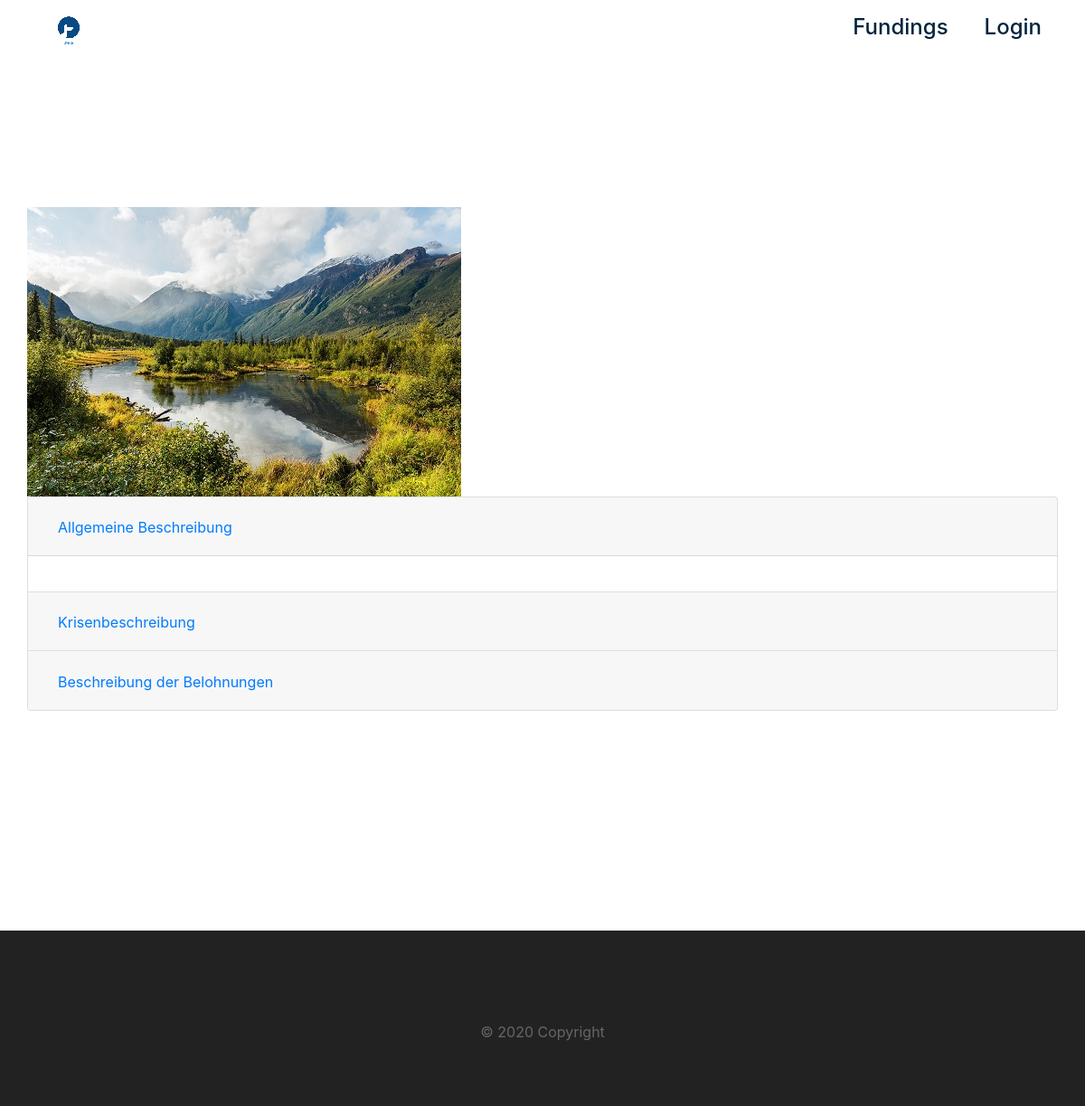
The page /page/14 on the database as committed earlier.
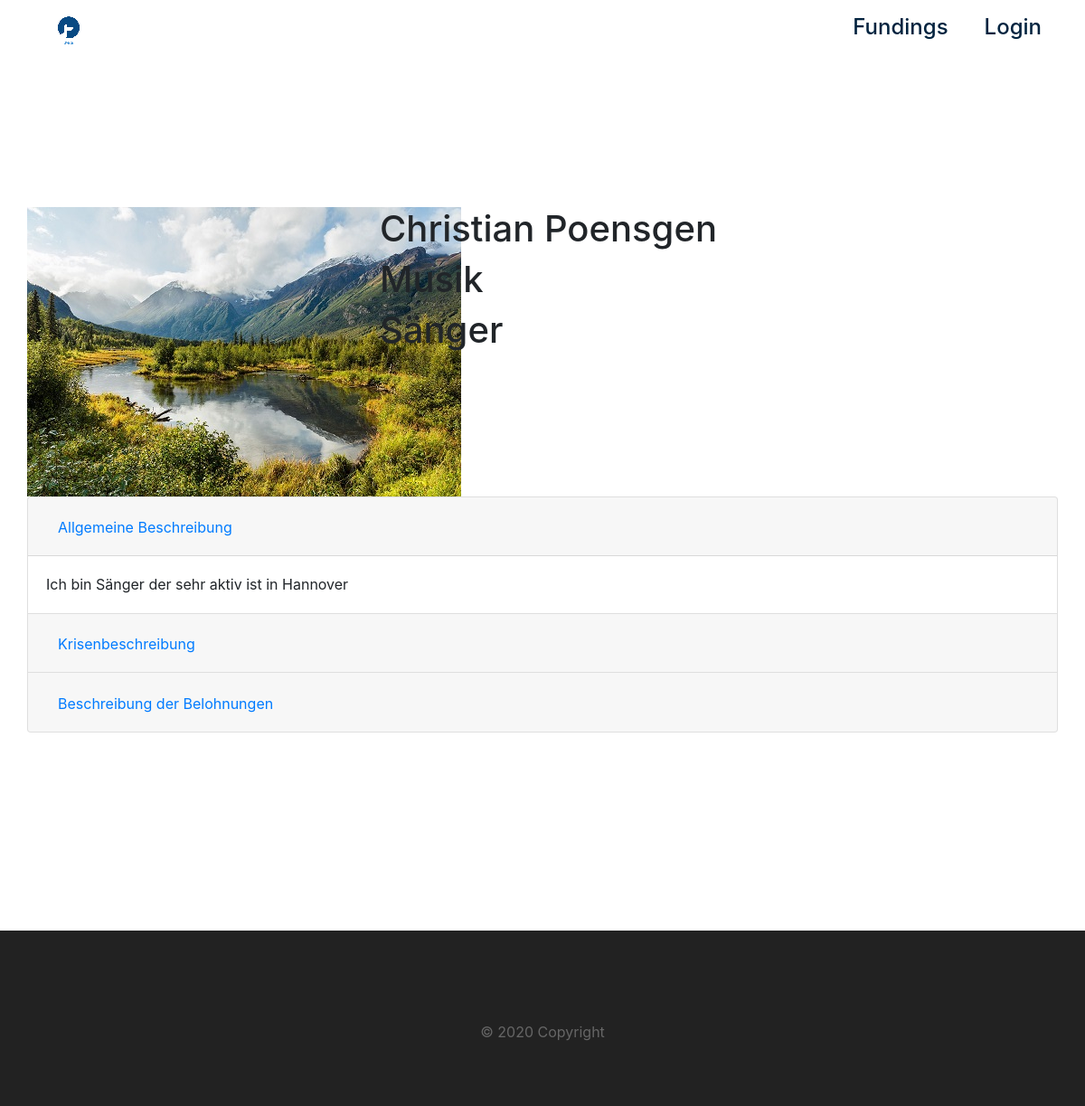
The same page on the database as committed later.
### app.py (models this page shows)
class Page(db.Model):
    id = db.Column(db.Integer, primary_key=True)
    creator_id = db.Column(db.Integer, db.ForeignKey("user.id"))
    artist_name = db.Column(db.String)
    artist_category = db.Column(db.String)
    artist_job = db.Column(db.String)
    artist_location_lat = db.Column(db.Float)
    artist_location_long = db.Column(db.Float)
    description_title = db.Column(db.String)
    description_general = db.Column(db.String)
    description_crisis = db.Column(db.String)
    description_rewards = db.Column(db.String)
    titlepicture_path = db.Column(db.String)
    media_path = db.Column(db.String)
    rewards = db.relationship('Reward', backref='Page', lazy=True)

### app.py (the view)
@app.route("/page/<int:PageId>")
def page(PageId):
    pageName = "Test"
    page = Page.query.filter_by(id = PageId).first()
    rewards = Reward.query.filter(Reward.Page_Id == PageId).order_by(Reward.price.asc())
    return render_template("page.html", title=f"{pageName}", page=page, rewards=rewards)

### templates/page.html (shortened to what this page needs)
{% extends "layout.html" %}
{% import "bootstrap/wtf.html" as wtf %}
{% block body %}
<header class="page-header header container-fluid">
  <div class="container-fluid" style="margin-top:10em;">
  <div class="row">
  <div class="col col-sm-4">
        <img src="/static/images/image.jpg" alt="">
  </div>
  <div class="col col-sm-8">
    <h1>{{page.artist_name}}</h1>
    <h1>{{page.artist_category}}</h1>
    <h1>{{page.artist_job}}</h1>
    </div>
  </div>
  <div class="row">
    <div class="col col-sm-12">
        <div class="accordion" id="accordionExample">
            <div class="card">
            <div class="card-header" id="headingOne">
                <h2 class="mb-0">
                <button class="btn btn-link" type="button" data-toggle="collapse" data-target="#collapseOne" aria-expanded="true" aria-controls="collapseOne">
                    Allgemeine Beschreibung
                </button>
                </h2>
            </div>
            <div id="collapseOne" class="collapse show" aria-labelledby="headingOne" data-parent="#accordionExample">
                <div class="card-body">
                    {{page.description_general}}
                </div>
            </div>
            </div>
            <div class="card">
            <div class="card-header" id="headingTwo">
                <h2 class="mb-0">
                <button class="btn btn-link collapsed" type="button" data-toggle="collapse" data-target="#collapseTwo" aria-expanded="false" aria-controls="collapseTwo">
                        Krisenbeschreibung
                </button>
                </h2>
            </div>
            </div>
            <div class="card">
            <div class="card-header" id="headingThree">
                <h2 class="mb-0">
                <button class="btn btn-link collapsed" type="button" data-toggle="collapse" data-target="#collapseThree" aria-expanded="false" aria-controls="collapseThree">
                    Beschreibung der Belohnungen
                </button>
                </h2>
            </div>
            </div>
        </div>
    </div>
    </div>
  </header>
{% endblock %}

### templates/layout.html (shortened to what this page needs)
<!DOCTYPE html>
<html lang="en">
  <head>
    <link rel="stylesheet" href="https://stackpath.bootstrapcdn.com/bootstrap/4.4.1/css/bootstrap.min.css">
    <link rel="stylesheet" href="{{url_for('.static', filename='main.css')}}">
  </head>
<body>
{% block navbar %}
    <nav class="navbar navbar-expand-md">
    <a href="{{ url_for('index') }}" class="navbar-brand"><img src="static/images/logo_2a.png"></a>
    <div class="collapse navbar-collapse" id="main-navigation">
      <ul class="navbar-nav">
        <li class="nav-item">
          <a class="nav-link h4" href="{{ url_for('listPages') }}">Fundings</a>
        </li>
        {% if current_user.is_authenticated %}
        <li class="nav-item">
          <a class="nav-link h4" href="{{ url_for('logout') }}">Logout</a>
        </li>
          {% else %}
          <li class="nav-item">
            <a class="nav-link h4" href="{{ url_for('login') }}">Login</a>
          </li>
          {% endif %}
      </ul>
    </div>
  </nav>
{% endblock %}
{% block body %}{% endblock %}
      <footer class="page-footer">
        <div class="container">
        <div class="footer-copyright text-center">© 2020 Copyright</div>
      </footer>
</body>
</html>

### static/main.css (style rules this page uses)
body { padding: 0; margin: 0; background: #fff; }
.navbar { background:#fff; }
.nav-link, .navbar-brand { color: #01233f; cursor: pointer; }
.nav-link { color: #01233f; margin-right: 1em !important; }
.navbar-collapse { justify-content: flex-end; }
.header { background-size: cover; background-position: center; position: relative; max-height: 90%; }
.page-footer { background-color: #222; color: #ccc; padding: 60px 0 30px; }
.footer-copyright { color: #666; padding: 40px 0; }

Rows that differ between the two databases and show on the page:
added Page: artist_name "Christian Poensgen", artist_category "Musik", artist_job "Sänger", description_general "Ich bin Sänger der sehr aktiv ist in Hannover"
